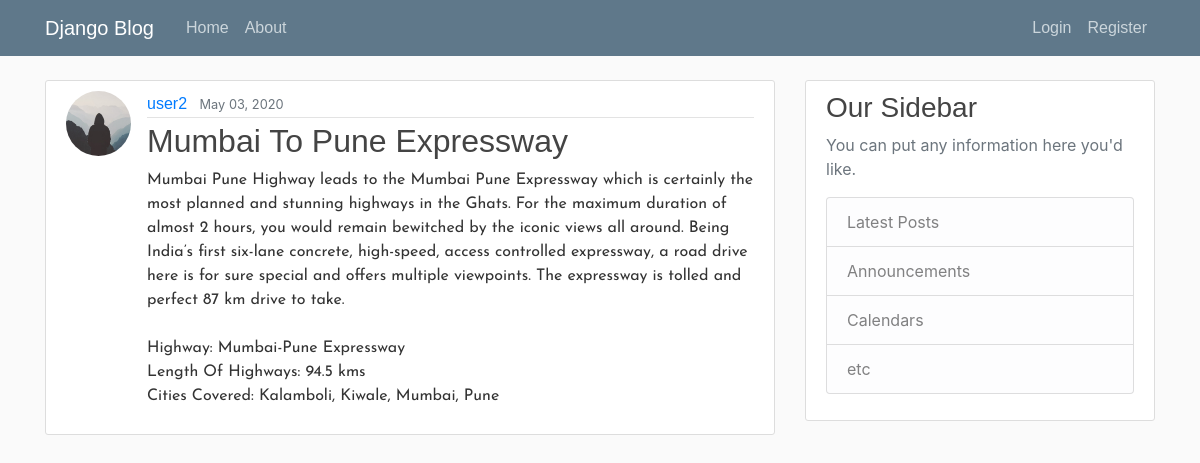
/post/6, run on the app's committed database.
### blog/models.py (models this page shows, shortened)
class Post(models.Model):
    title = models.CharField(max_length=100)
    content = models.TextField()
    date_posted = models.DateTimeField(default = timezone.now)
    author = models.ForeignKey(User, on_delete= models.CASCADE)
    image = models.ImageField(default='default.jpg', upload_to='profile_pics')

### users/models.py (models this page shows, shortened)
class Profile(models.Model):
    user = models.OneToOneField(User, on_delete=models.CASCADE)
    image = models.ImageField(default='default.jpg', upload_to='profile_pics')

### blog/views.py (the view)
# urls.py: path('post/<int:pk>', PostDetailView.as_view(), name='post-detail'),
class PostDetailView(DetailView):
    model = Post

### blog/templates/blog/post_detail.html (shortened to what this page needs)
{% extends "blog/base.html" %}
{% block content %}
  <article class="media content-section">
    <img class="rounded-circle article-img" src="{{ object.author.profile.image.url }}">
    <div class="media-body">
      <div class="article-metadata">
        <a class="mr-2" href="#">{{ object.author }}</a>
        <small class="text-muted">{{ object.date_posted|date:"F d, Y" }}</small>
      </div>
      <h2 class="article-title">{{ object.title }}</h2>
      <p class="article-content">{{ object.content }}</p>
    </div>
  </article>
{% endblock content %}

### blog/static/blog/main.css (style rules this page uses)
body { background: #fafafa; color: #333333; margin-top: 5rem; }
h1, h2, h3, h4, h5, h6 { color: #444444; font-family: cursive, Helvetica, sans-serif; }
.content-section { background: #ffffff; padding: 10px 20px; border: 1px solid #dddddd; border-radius: 3px; margin-bottom: 20px; }
.article-title { color: #444444; }
.article-content { white-space: pre-line; }
.article-img { height: 65px; width: 65px; margin-right: 16px; }
.article-metadata { padding-bottom: 1px; margin-bottom: 4px; border-bottom: 1px solid #e3e3e3 }
a { font-family: cursive, Helvetica, sans-serif; }
p.article-content { font-family: 'Josefin Sans', sans-serif; }

### data on the page
Post: author.profile.image (placeholder picture), author "user2", date_posted "May 03, 2020", title "Mumbai To Pune Expressway", content "Mumbai Pune Highway leads to the Mumbai Pune Expressway which is certainly the most planned and stunning highways in the Ghats. For the maximum duration of almost 2 hours, you would remain bewitched by the iconic views all around. Being India’s first six-lane concrete, high-speed, access controlled expressway, a road drive here is for sure special and offers multiple viewpoints. The expressway is tolled and perfect 87 km drive to take. Highway: Mumbai-Pune Expressway Length Of Highways: 94.5 kms Cities Covered: Kalamboli, Kiwale, Mumbai, Pune"
